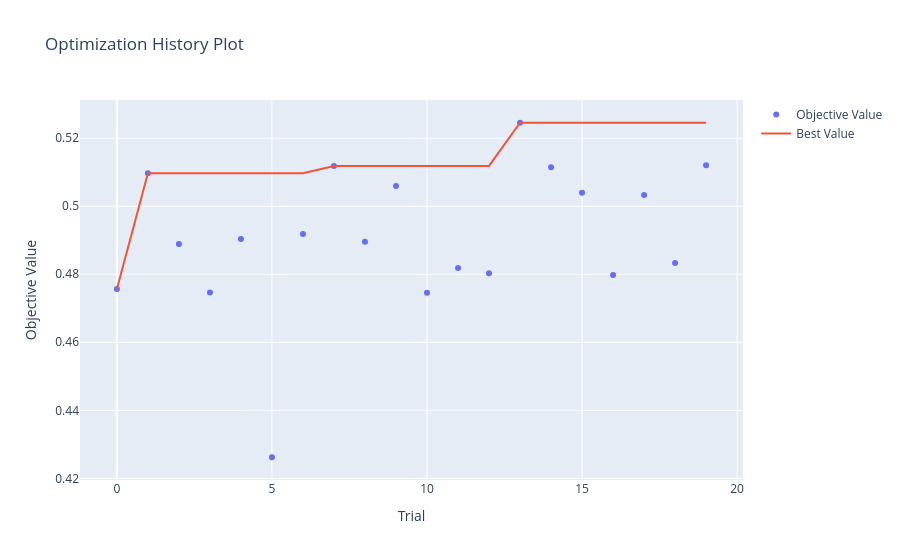

The notebook cell saved with this chart:
### Code cell
optuna.visualization.plot_optimization_history(study)

### Figure 1 — Plotly figure (JSON) as saved in the notebook; plotly's stock layout.template omitted (floating-point values rounded to 4 significant figures)
{"data": [{"mode": "markers", "name": "Objective Value", "type": "scatter", "x": [0, 1, 2, 3, 4, 5, 6, 7, 8, 9, 10, 11, 12, 13, 14, 15, 16, 17, 18, 19], "y": [0.4756, 0.5097, 0.4889, 0.4746, 0.4903, 0.4262, 0.4919, 0.5119, 0.4895, 0.5059, 0.4746, 0.4818, 0.4803, 0.5246, 0.5115, 0.504, 0.4798, 0.5033, 0.4833, 0.5121]}, {"mode": "lines", "name": "Best Value", "type": "scatter", "x": [0, 1, 2, 3, 4, 5, 6, 7, 8, 9, 10, 11, 12, 13, 14, 15, 16, 17, 18, 19], "y": [0.4756, 0.5097, 0.5097, 0.5097, 0.5097, 0.5097, 0.5097, 0.5119, 0.5119, 0.5119, 0.5119, 0.5119, 0.5119, 0.5246, 0.5246, 0.5246, 0.5246, 0.5246, 0.5246, 0.5246]}, {"marker": {"color": "#cccccc"}, "mode": "markers", "name": "Infeasible Trial", "showlegend": false, "type": "scatter", "x": [], "y": []}], "layout": {"title": {"text": "Optimization History Plot"}, "xaxis": {"title": {"text": "Trial"}}, "yaxis": {"title": {"text": "Objective Value"}}}}
